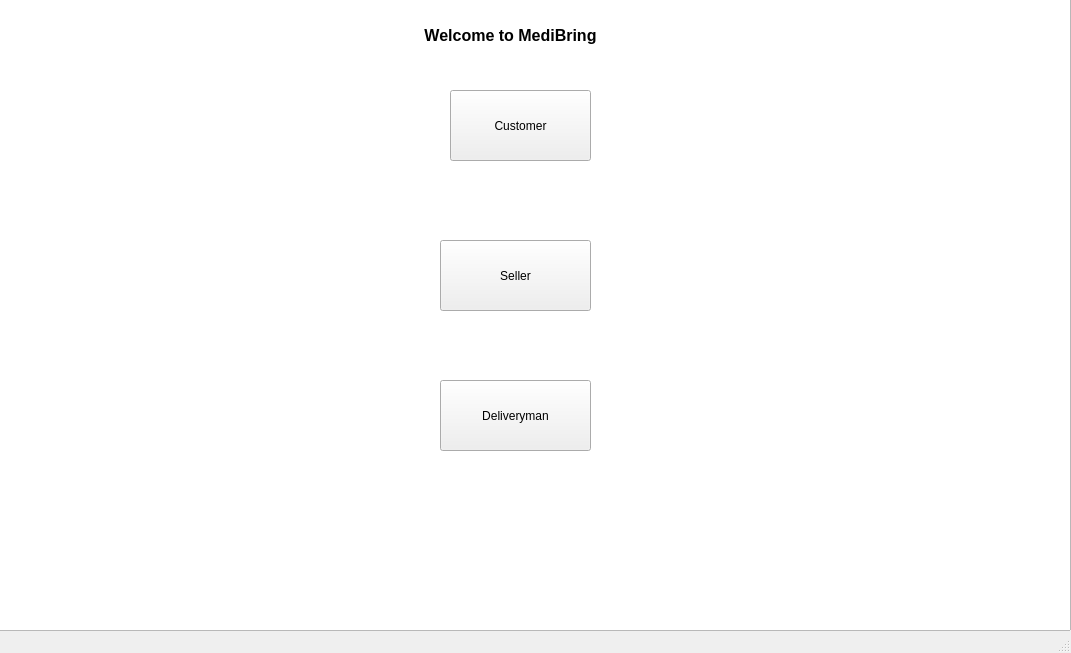
<?xml version="1.0" encoding="UTF-8"?>
<ui version="4.0">
 <class>MainWindow</class>
 <widget class="QMainWindow" name="MainWindow">
  <property name="geometry">
   <rect>
    <x>0</x>
    <y>0</y>
    <width>1071</width>
    <height>653</height>
   </rect>
  </property>
  <property name="windowTitle">
   <string>MainWindow</string>
  </property>
  <widget class="QWidget" name="centralwidget">
   <property name="enabled">
    <bool>true</bool>
   </property>
   <widget class="QTableWidget" name="tableWidget">
    <property name="geometry">
     <rect>
      <x>-10</x>
      <y>-10</y>
      <width>1081</width>
      <height>641</height>
     </rect>
    </property>
    <property name="sizePolicy">
     <sizepolicy hsizetype="Ignored" vsizetype="Expanding">
      <horstretch>0</horstretch>
      <verstretch>0</verstretch>
     </sizepolicy>
    </property>
    <property name="font">
     <font>
      <weight>75</weight>
      <bold>true</bold>
     </font>
    </property>
   </widget>
   <widget class="QLabel" name="label">
    <property name="geometry">
     <rect>
      <x>310</x>
      <y>20</y>
      <width>401</width>
      <height>31</height>
     </rect>
    </property>
    <property name="sizePolicy">
     <sizepolicy hsizetype="Preferred" vsizetype="Preferred">
      <horstretch>220</horstretch>
      <verstretch>60</verstretch>
     </sizepolicy>
    </property>
    <property name="minimumSize">
     <size>
      <width>0</width>
      <height>0</height>
     </size>
    </property>
    <property name="font">
     <font>
      <pointsize>12</pointsize>
      <weight>75</weight>
      <bold>true</bold>
     </font>
    </property>
    <property name="text">
     <string>Welcome to MediBring</string>
    </property>
    <property name="textFormat">
     <enum>Qt::AutoText</enum>
    </property>
    <property name="scaledContents">
     <bool>false</bool>
    </property>
    <property name="alignment">
     <set>Qt::AlignCenter</set>
    </property>
   </widget>
   <widget class="QPushButton" name="customerButton">
    <property name="geometry">
     <rect>
      <x>450</x>
      <y>90</y>
      <width>141</width>
      <height>71</height>
     </rect>
    </property>
    <property name="text">
     <string>Customer</string>
    </property>
   </widget>
   <widget class="QPushButton" name="sellerButton">
    <property name="geometry">
     <rect>
      <x>440</x>
      <y>240</y>
      <width>151</width>
      <height>71</height>
     </rect>
    </property>
    <property name="text">
     <string>Seller</string>
    </property>
   </widget>
   <widget class="QPushButton" name="deliveryButton">
    <property name="geometry">
     <rect>
      <x>440</x>
      <y>380</y>
      <width>151</width>
      <height>71</height>
     </rect>
    </property>
    <property name="text">
     <string>Deliveryman</string>
    </property>
   </widget>
  </widget>
  <widget class="QMenuBar" name="menubar">
   <property name="enabled">
    <bool>true</bool>
   </property>
   <property name="geometry">
    <rect>
     <x>0</x>
     <y>0</y>
     <width>1071</width>
     <height>18</height>
    </rect>
   </property>
  </widget>
  <widget class="QStatusBar" name="statusbar">
   <property name="enabled">
    <bool>true</bool>
   </property>
  </widget>
 </widget>
 <resources/>
 <connections/>
</ui>
